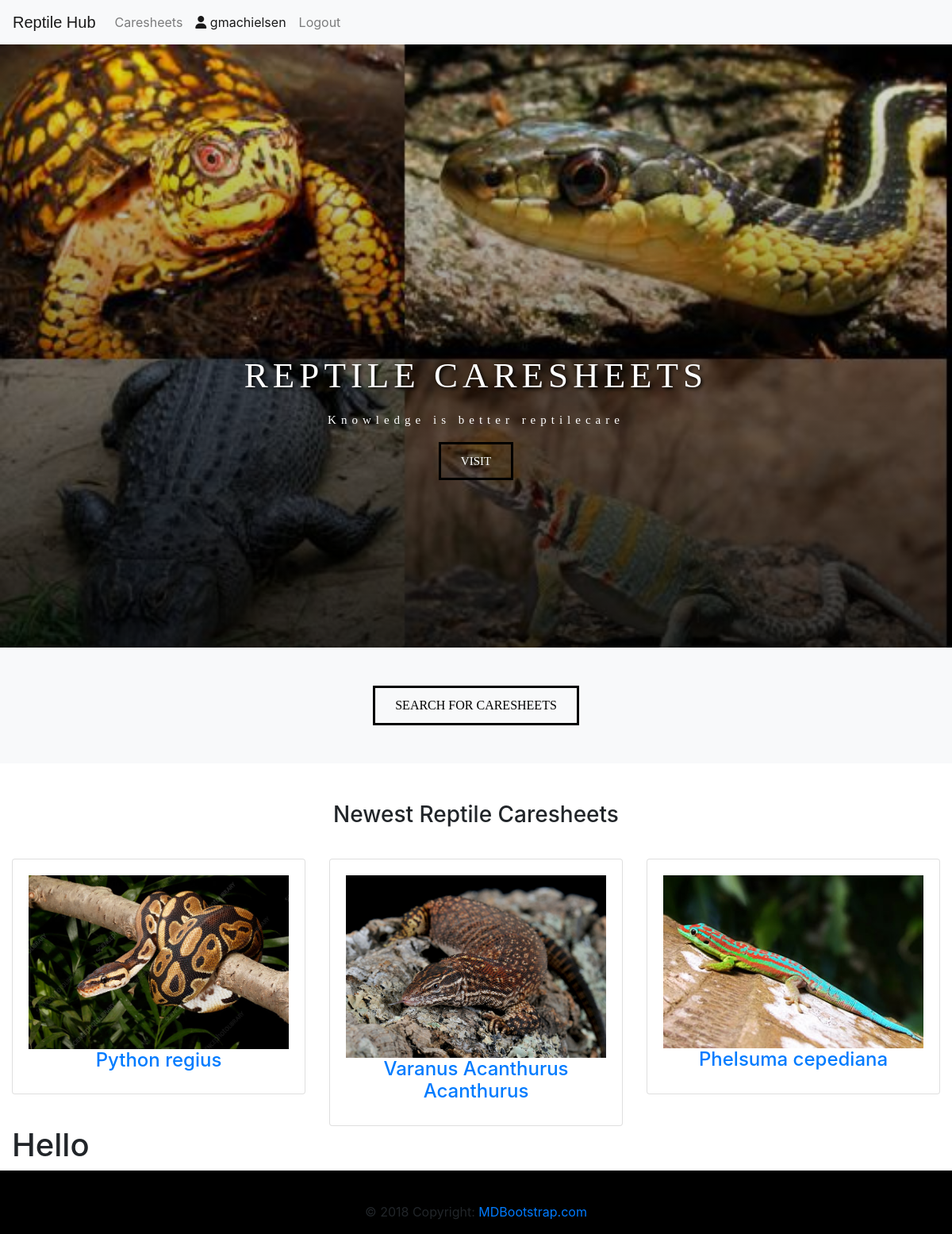
The app's page / (signed in) with its own data.
### posts/models.py (models this page shows, shortened)
class Animal(models.Model):
    REPTILES = (
        ('X', 'Choose type of reptile'),
        ('C', 'Crocodile'),
        ('L', 'Lizard'),
        ('S', 'Snake'),
        ('T', 'Turtle'),
    )
    CITES_SPECIES = (
        ('X', 'Cites of animal'),
        ('A', 'Cites A or I'),
        ('B', 'Cites B or II'),
        ('C', 'Cites C or III'),
        ('D', 'Cites D or none'),
    )
    latinName = models.CharField(blank=True, null=True, max_length=120)
    reptiletype = models.CharField(max_length=7, default='X', choices=REPTILES)
    image = models.ImageField(blank=True, null=True, upload_to="animal_images")
    cites = models.CharField(blank=True, null=True, max_length=1, default='X', choices=CITES_SPECIES)
    habitat = models.CharField(blank=True, null=True, max_length=120)
    size = models.TextField(blank=True, null=True, max_length= 500)
    shorttext = models.TextField(blank=True, null=True, max_length= 500)
    behaviour = models.TextField(blank=True, null=True, max_length= 500)
    handling = models.TextField(blank=True, null=True, max_length= 3000)
    feeding = models.TextField(blank=True, null=True, max_length= 3000)
    water= models.TextField(blank=True, null=True, max_length= 3000)
    enclosure = models.TextField(blank=True, null=True, max_length= 3000)
    substrate = models.TextField(blank=True, null=True, max_length= 3000)
    lighting = models.TextField(blank=True, null=True, max_length= 3000)
    heating = models.TextField(blank=True, null=True, max_length= 3000)
    temperature = models.TextField(blank=True, null=True, max_length=3000)
    humidity = models.TextField(blank=True, null=True, max_length=3000)
    cleaning = models.TextField(blank=True, null=True, max_length=3000)
    sex= models.TextField(blank=True, null=True, max_length= 500)
    male = models.ImageField(blank=True, null=True, upload_to="images")
    female = models.ImageField(blank=True, null=True, upload_to="images")
    breeding = models.TextField(blank=True, null=True, max_length= 3000)
    incubation = models.TextField(blank=True, null=True, max_length= 3000)
    health = models.TextField(blank=True, null=True, max_length= 3000)
    diseases = models.TextField(blank=True, null=True, max_length= 3000)
    author = models.ForeignKey(User, related_name='posts', null=False, default=1, on_delete=models.SET_DEFAULT)
    created = models.DateTimeField(auto_now_add=True, null=True)
    updated_at = models.DateTimeField(auto_now=True)
    views = models.IntegerField(default=0)
    likes = models.IntegerField(default=0)
    dislikes = models.IntegerField(default=0)

### posts/views.py (the view)
# urls.py: path('', views.index, name= 'index'),
def index(request):
    animals = Animal.objects.all().order_by('-created')
    return render(request, 'posts/index.html', {"animals": animals})

### posts/templates/posts/index.html (shortened to what this page needs)
{% extends 'base.html' %}
{% load static %}
{% load bootstrap_tags %}
{% block links %}
  <link rel="stylesheet" href="{% static 'css/index.css' %}">
{% endblock %}
{% block content %}
<div class="row">
    <div style="padding: 0;" class="col-sm-12">
        <div style="
          background: linear-gradient(rgba(0, 0, 0, 0.1), rgba(0, 0, 0, 0.78)),  url(../../media/State_reptile_collage.jpg);
          height: 95vh;
          background-size: cover;
          padding-bottom: 100px;" class="animalcaresheets">
         <div style="
             letter-spacing: 6px;
             font-size: 15px;
             font-family: 'lora,serif';
             position: absolute;
             left: 0;
             top: 50%;
             width: 100%;
             text-align: center;
             color: white;" class="hero-text">
           <h6 style="
             font-size: 40px;
             color: #d2d2d2;
             text-shadow: 2px 2px 4px #000000;
             background-color: transparent;
             color: #fff;
             padding: 10px;
             font-size: 45px;
             letter-spacing: 6px;
             font-family: 'lora,serif';">REPTILE CARESHEETS</h6>
           <p>Knowledge is better reptilecare</p>
           <a href="#text"><button style="
             outline: 0;
             display: inline-block;
             padding: 10px 25px;
             color: white;
             background-color: transparent;
             opacity: 1;
             border: solid 3px black;
             text-align: center;
             cursor: pointer;
             font-family: 'lora,serif';
             text-transform: uppercase;" onmouseover="this.style.color='black'">Visit</button></a>
         </div>
       </div>
    </div>
    <div style="background-color: #f8f9fa;" class="col-sm-12">
      <br/>
      <br/>
      <div style="text-align: center;" class="visit-button">
       <a  id="text" href="{% url 'post_list' %}"><button style="
       outline: 0;
       display: inline-block;
       padding: 10px 25px;
       color: black;
       background-color: transparent;
       opacity: 1;
       border: solid 3px black;
       text-align: center;
       cursor: pointer;
       font-family: 'lora,serif';
       text-transform: uppercase;">Search for caresheets</button></a>
      </div>
      <br/>
      <br/>
    </div>
</div>
<br/>
<br/>
<div style="justify-content: center" class="row">
  <h3 >Newest Reptile Caresheets</h3>
  <br/>
  <br/>
  <br/>
</div>
    <div class="row justify-content-center">
        {% for animal in animals|slice:":3" %}
      <div class="col-xs-12 col-sm-6 col-md-4">
        <div class="card">
          <div class="card-body">
            <a href="{% url 'post_detail' animal.id %}">
            <div class="picture">
              <img style="width: 100%" src="{{MEDIA_URL}}{{animal.image}}" alt="">
            </div>
            <h4 style="text-align: center;">{{animal.latinName}}</h4>
            </a>
          </div>
        </div>
      </div>
      <br/>
      {% endfor %}
</div>
{% if user.is_authenticated %}
<h1>Hello</h1>
{% endif %}
{% endblock %}

### templates/base.html (shortened to what this page needs)
<!DOCTYPE html>
{% load static %}
<html lang="en">
  <head>
    <link rel="stylesheet" href="https://stackpath.bootstrapcdn.com/bootstrap/4.3.1/css/bootstrap.min.css">
    <link rel="stylesheet" href="{% static 'css/base.css' %}" type="text/css" />
    {% block links %}
    {% endblock %}
  </head>
  <body>
    <nav class="navbar navbar-expand-lg navbar-light bg-light">
      <a style="font-family: sans-serif" class="navbar-brand" href="/">Reptile Hub</a>
      <div class="collapse navbar-collapse" id="navbarSupportedContent">
        <ul class="navbar-nav mr-auto">
          <li class="nav-item">
            <a class="nav-link" href="{% url 'post_list' %}">Caresheets</a>
          </li>
            {% if user.is_authenticated %}
          <li class="nav-item active">
            <a class="nav-link" href="{% url 'profile' %}"><i class="fas fa-user"></i> {{ user.username }}<span class="sr-only">(current)</span></a>
          </li>
          <li class="nav-item">
            <a class="nav-link" href="{% url 'logout' %}">Logout</a>
          </li>
          {% endif %}
        </ul>
      </div>
    </nav>
  <div class="container-fluid">
    {% block content %}
    {% endblock %}
  </div>
<footer class="page-footer font-small unique-color-dark pt-4">
  <div class="footer-copyright text-center py-3">© 2018 Copyright:
    <a href="https://mdbootstrap.com/education/bootstrap/"> MDBootstrap.com</a>
  </div>
</footer>
  </body>
</html>

### static/css/base.css (style rules this page uses)
.navbar { background-color: black; }
footer { background-color: black; }

### static/css/index.css (style rules this page uses)
.animalcaresheets { background: linear-gradient(rgba(0, 0, 0, 0.1), rgba(0, 0, 0, 0.78)), url("../../media/State_reptile_collage.jpg"); height: 95vh; background-size: cover; padding-bottom: 100px; }
.hero-text { letter-spacing: 6px; font-size: 15px; font-family: 'lora,serif'; position: absolute; left: 0; top: 50%; width: 100%; text-align: center; color: white; }
.hero-text h6 { font-size: 40px; color: #d2d2d2; text-shadow: 2px 2px 4px #000000; background-color: transparent; color: #fff; padding: 10px; font-size: 45px; letter-spacing: 6px; font-family: 'lora,serif'; }
.hero-text button { outline: 0; display: inline-block; padding: 10px 25px; color: white; background-color: transparent; opacity: 1; border: solid 3px black; text-align: center; cursor: pointer; font-family: 'lora,serif'; text-transform: uppercase; }
.visit-button { text-align: center; }
.visit-button button { outline: 0; display: inline-block; padding: 10px 25px; color: black; background-color: transparent; opacity: 1; border: solid 3px black; text-align: center; cursor: pointer; font-family: 'lora,serif'; text-transform: uppercase; }

### records on screen
Animal: image (picture), latinName "Python regius"
Animal: image (picture), latinName "Varanus Acanthurus Acanthurus"
Animal: image (picture), latinName "Phelsuma cepediana"

### other values on screen
{{ user.username }} "gmachielsen"
